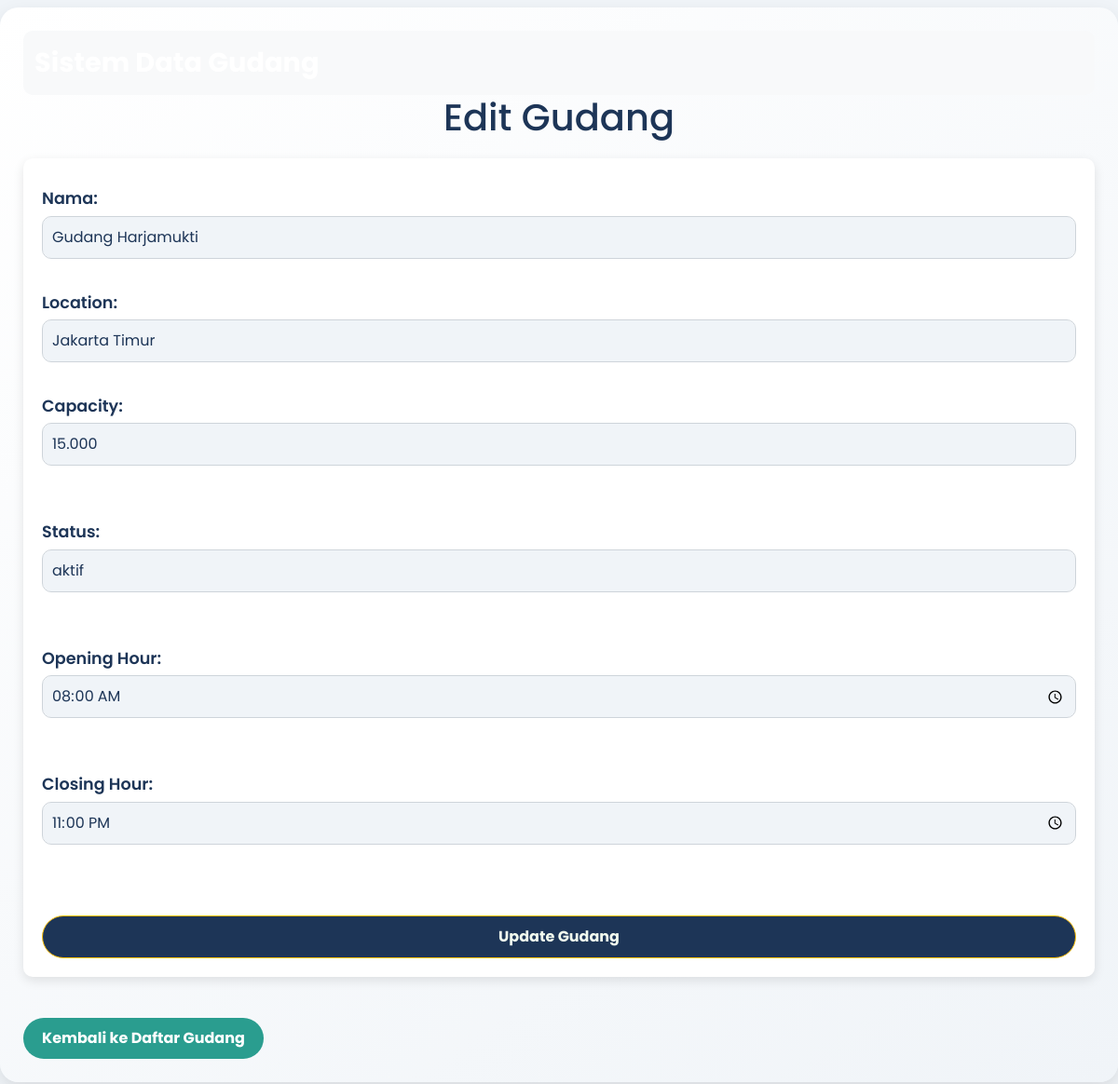
Page /view-edit.php?id=5 on the committed database.
### tables this page shows
CREATE TABLE `gudang` (
  `id` int(11) NOT NULL,
  `name` varchar(255) NOT NULL,
  `location` varchar(255) NOT NULL,
  `capacity` varchar(11) NOT NULL,
  `status` enum('aktif','tidak aktif') DEFAULT 'aktif',
  `opening_hour` time DEFAULT '08:00:00',
  `closing_hour` time DEFAULT '20:00:00'
);

### gudang.php (called while the page is built, shortened)
<?php
class Gudang {
    private $conn;
    private $table_name = "gudang";
    public function __construct($db){
        $this->conn = $db;
    }
    public function show($id) {
        $stmt = $this->conn->prepare("SELECT id, name, location, capacity, status, opening_hour, closing_hour FROM ". $this->table_name ." WHERE id=:id");
        $stmt->bindParam(":id", $id);
        $stmt->execute();
        return $stmt;
    }
}
?>

### view-edit.php (the view, shortened to what this page needs)
<?php
require_once 'gudang.php';
$database = new Database();
$db = $database->getConnection();
$gudang = new Gudang($db);
$gudang->id = isset($_GET['id']) ? $_GET['id'] : die('Error: ID tidak ditemukan.');
if ($_SERVER['REQUEST_METHOD'] == 'POST') {
    $gudang->name = $_POST['name'];
    $gudang->location = $_POST['location'];
    $gudang->capacity = $_POST['capacity'];
    $gudang->status = $_POST['status'];
    $gudang->opening_hour = $_POST['opening_hour'];
    $gudang->closing_hour = $_POST['closing_hour'];
    if ($gudang->update()) {
        header("Location: index.php");
        exit;
    } else {
        echo "Gagal mengupdate gudang.";
    }
} else {
    $stmt = $gudang->show($gudang->id);
    $data = $stmt->fetch(PDO::FETCH_ASSOC);
    $gudang->name = $data['name'];
    $gudang->location = $data['location'];
    $gudang->capacity = $data['capacity'];
    $gudang->status = $data['status'];
    $gudang->opening_hour = $data['opening_hour'];
    $gudang->closing_hour = $data['closing_hour'];
}
?>
<link rel="stylesheet" href="style.css">
<h1>Edit Gudang</h1>
<form action="view-edit.php?id=<?php echo $gudang->id; ?>" method="POST">
    <div class="mb-2">
        <label for="name">Nama:</label>
        <input type="text" class="form-control" name="name" id="name" value="<?php echo $gudang->name; ?>" required><br>
    </div>
    <div class="mb-2">
        <label for="location">Location:</label>
        <input type="text" class="form-control" name="location" id="location" value="<?php echo $gudang->location; ?>" required><br>
    </div>
    <div class="mb-2">
        <label for="capacity">Capacity:</label>
        <input type="text" class="form-control" name="capacity" id="capacity" value="<?php echo $gudang->capacity; ?>" required><br><br>
    </div>
    <div class="mb-2">
        <label for="status">Status:</label>
        <input type="text" class="form-control" name="status" id="status" value="<?php echo $gudang->status; ?>" required><br><br>
    </div>
    <div class="mb-2">
        <label for="opening_hour">Opening Hour:</label>
        <input type="time" class="form-control" name="opening_hour" id="opening_hour" value="<?php echo $gudang->opening_hour; ?>" required><br><br>
    </div>
    <div class="mb-2">
        <label for="closing_hour">Closing Hour:</label>
        <input type="time" class="form-control" name="closing_hour" id="closing_hour" value="<?php echo $gudang->closing_hour; ?>" required><br><br>
    </div>
    <input type="submit" class="btn btn-warning w-100" value="Update Gudang">
</form>
<br>
<a href="index.php" class="back-button">Kembali ke Daftar Gudang</a>
<?php
    include 'layout.php';
?>

### style.css (style rules this page uses)
body { font-family: 'Poppins', sans-serif; background-color: #f0f4f8; color: #333; }
h1 { color: #1d3557; font-size: 2.5rem; margin-bottom: 20px; text-align: center; }
a { text-decoration: none; }
.btn { border-radius: 30px; font-size: 1rem; padding: 10px 20px; transition: all 0.3s ease; display: inline-block; text-align: center; font-family: 'Poppins', sans-serif; width: 120px; }
a.back-button { background-color: #2a9d8f; color: #ffffff; padding: 10px 20px; font-weight: bold; border-radius: 30px; margin-top: 20px; display: inline-block; text-align: center; }
.form-control { border-radius: 10px; border: 1px solid #ced4da; padding: 10px; font-size: 1rem; }
label { font-size: 1.1rem; font-weight: 600; color: #1d3557; font-family: 'Poppins', sans-serif; }
input[type="submit"] { background-color: #1d3557; color: #f1faee; font-weight: bold; cursor: pointer; border-radius: 30px; }
input[type="text"], input[type="number"], input[type="time"] { background-color: #f0f4f8; color: #1d3557; }
form { background-color: #ffffff; padding: 20px; border-radius: 10px; box-shadow: 0 4px 12px rgba(0, 0, 0, 0.1); }
form label { margin-top: 10px; margin-bottom: 5px; display: block; }
form input, form select { width: 100%; }
form input[type="submit"] { margin-top: 20px; }

### rows in the picture
gudang: name "Gudang Harjamukti", location "Jakarta Timur", capacity "15.000", status "aktif", opening_hour "08:00:00", closing_hour "23:00:00"
